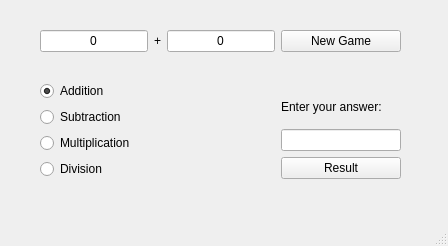
<?xml version="1.0" encoding="UTF-8"?>
<ui version="4.0">
 <class>MainWindow</class>
 <widget class="QMainWindow" name="MainWindow">
  <property name="geometry">
   <rect>
    <x>0</x>
    <y>0</y>
    <width>448</width>
    <height>246</height>
   </rect>
  </property>
  <property name="windowTitle">
   <string>Math Game</string>
  </property>
  <widget class="QWidget" name="centralwidget">
   <widget class="QWidget" name="gridLayoutWidget">
    <property name="geometry">
     <rect>
      <x>40</x>
      <y>20</y>
      <width>361</width>
      <height>171</height>
     </rect>
    </property>
    <layout class="QGridLayout" name="gridLayout">
     <item row="4" column="0">
      <layout class="QVBoxLayout" name="verticalLayout">
       <item>
        <widget class="QRadioButton" name="rbtn_sum">
         <property name="accessibleName">
          <string/>
         </property>
         <property name="text">
          <string>Addition</string>
         </property>
         <property name="checked">
          <bool>true</bool>
         </property>
        </widget>
       </item>
       <item>
        <widget class="QRadioButton" name="rbtn_subt">
         <property name="accessibleName">
          <string/>
         </property>
         <property name="text">
          <string>Subtraction</string>
         </property>
        </widget>
       </item>
       <item>
        <widget class="QRadioButton" name="rbtn_mult">
         <property name="accessibleName">
          <string/>
         </property>
         <property name="text">
          <string>Multiplication</string>
         </property>
        </widget>
       </item>
       <item>
        <widget class="QRadioButton" name="rbtn_div">
         <property name="accessibleName">
          <string/>
         </property>
         <property name="text">
          <string>Division</string>
         </property>
        </widget>
       </item>
      </layout>
     </item>
     <item row="4" column="1">
      <layout class="QVBoxLayout" name="verticalLayout_2">
       <item>
        <spacer name="verticalSpacer_2">
         <property name="orientation">
          <enum>Qt::Vertical</enum>
         </property>
         <property name="sizeType">
          <enum>QSizePolicy::Fixed</enum>
         </property>
         <property name="sizeHint" stdset="0">
          <size>
           <width>20</width>
           <height>10</height>
          </size>
         </property>
        </spacer>
       </item>
       <item>
        <widget class="QLabel" name="label_2">
         <property name="text">
          <string>Enter your answer:</string>
         </property>
        </widget>
       </item>
       <item>
        <widget class="QLineEdit" name="ledit_result">
         <property name="accessibleName">
          <string/>
         </property>
         <property name="alignment">
          <set>Qt::AlignCenter</set>
         </property>
         <property name="readOnly">
          <bool>false</bool>
         </property>
        </widget>
       </item>
       <item>
        <widget class="QPushButton" name="btn_result">
         <property name="accessibleName">
          <string/>
         </property>
         <property name="text">
          <string>Result</string>
         </property>
        </widget>
       </item>
      </layout>
     </item>
     <item row="2" column="1">
      <spacer name="verticalSpacer">
       <property name="orientation">
        <enum>Qt::Vertical</enum>
       </property>
       <property name="sizeType">
        <enum>QSizePolicy::Fixed</enum>
       </property>
       <property name="sizeHint" stdset="0">
        <size>
         <width>97</width>
         <height>13</height>
        </size>
       </property>
      </spacer>
     </item>
     <item row="1" column="0">
      <layout class="QHBoxLayout" name="horizontalLayout">
       <item>
        <widget class="QLineEdit" name="ledit_1">
         <property name="accessibleName">
          <string/>
         </property>
         <property name="text">
          <string>0</string>
         </property>
         <property name="alignment">
          <set>Qt::AlignCenter</set>
         </property>
         <property name="readOnly">
          <bool>true</bool>
         </property>
        </widget>
       </item>
       <item>
        <widget class="QLabel" name="label_op">
         <property name="accessibleName">
          <string/>
         </property>
         <property name="text">
          <string>+</string>
         </property>
         <property name="alignment">
          <set>Qt::AlignCenter</set>
         </property>
        </widget>
       </item>
       <item>
        <widget class="QLineEdit" name="ledit_2">
         <property name="accessibleName">
          <string/>
         </property>
         <property name="text">
          <string>0</string>
         </property>
         <property name="alignment">
          <set>Qt::AlignCenter</set>
         </property>
         <property name="readOnly">
          <bool>true</bool>
         </property>
        </widget>
       </item>
      </layout>
     </item>
     <item row="1" column="1">
      <widget class="QPushButton" name="btn_new">
       <property name="accessibleName">
        <string/>
       </property>
       <property name="text">
        <string>New Game</string>
       </property>
      </widget>
     </item>
    </layout>
   </widget>
  </widget>
  <widget class="QStatusBar" name="statusbar"/>
  <action name="actionFelipe_garrido">
   <property name="text">
    <string>Felipe Garrido</string>
   </property>
  </action>
 </widget>
 <resources/>
 <connections/>
</ui>
